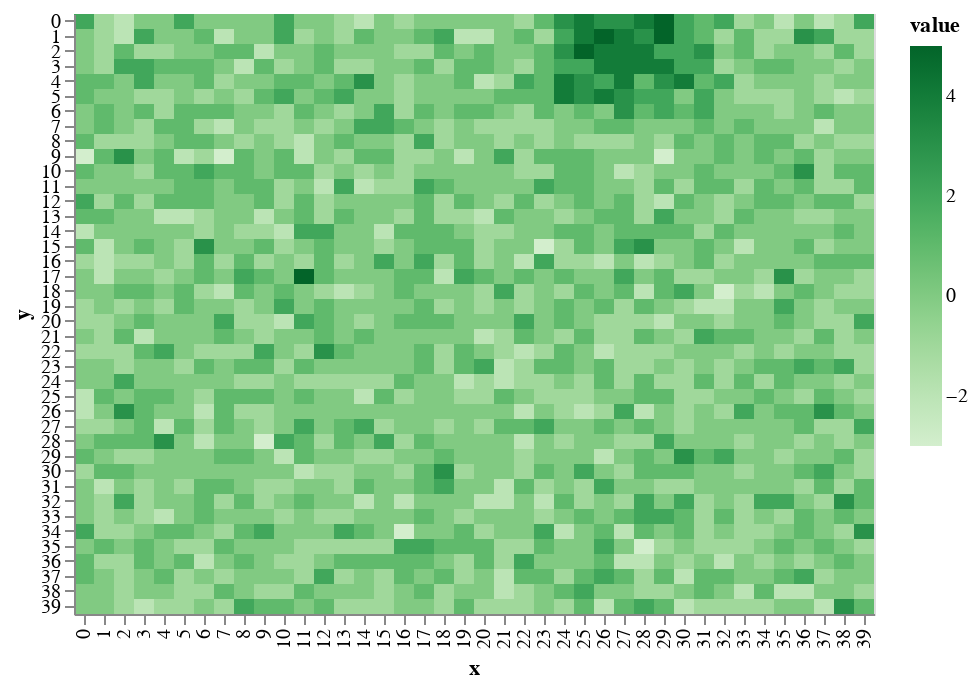

Here is the notebook cell this chart was saved with:
### Markdown cell above
This makes a much more _natural_ looking mountain.

### Code cell
world.add_mountain(mdf)
draw.drawTerrainHeight(world.grid_elevation)

### Figure 1 — Vega-Lite specification as saved in the notebook (floating-point values rounded to 4 significant figures; data arrays with more than 128 entries replaced by an {"elided": "..."} marker saying what was removed)
{"$schema": "https://vega.github.io/schema/vega-lite/v2.6.0.json", "config": {"view": {"height": 300, "width": 400}}, "data": {"name": "data-e0543c47c7f4f58f262bc69969756db9"}, "datasets": {"data-e0543c47c7f4f58f262bc69969756db9": {"elided": "1600 records"}}, "encoding": {"color": {"field": "value", "scale": {"scheme": "greens"}, "type": "quantitative"}, "x": {"field": "x", "type": "ordinal"}, "y": {"field": "y", "type": "ordinal"}}, "mark": "rect"}
